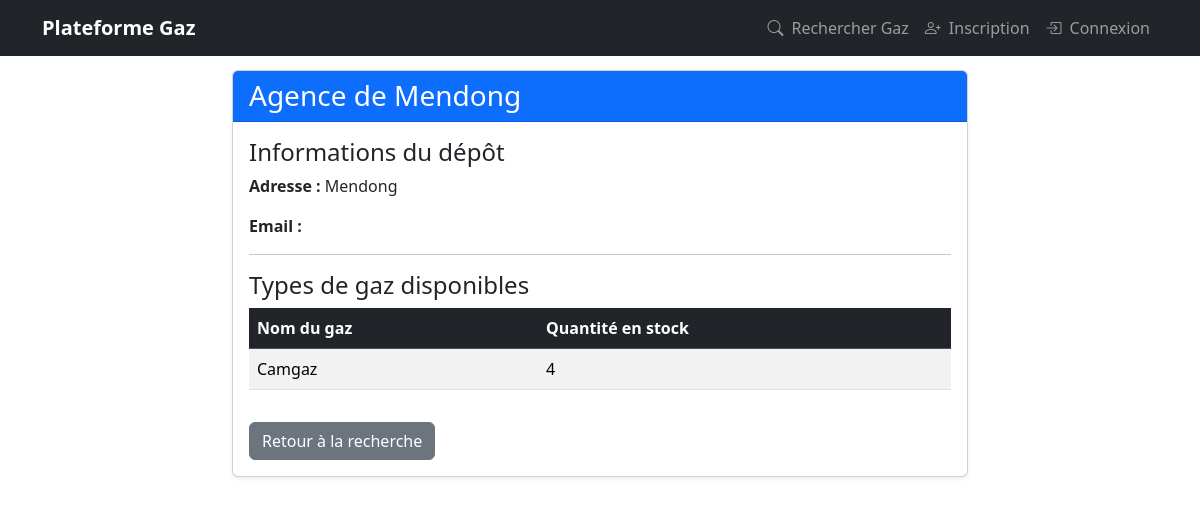
Before: /depot/1/ with the older database file.
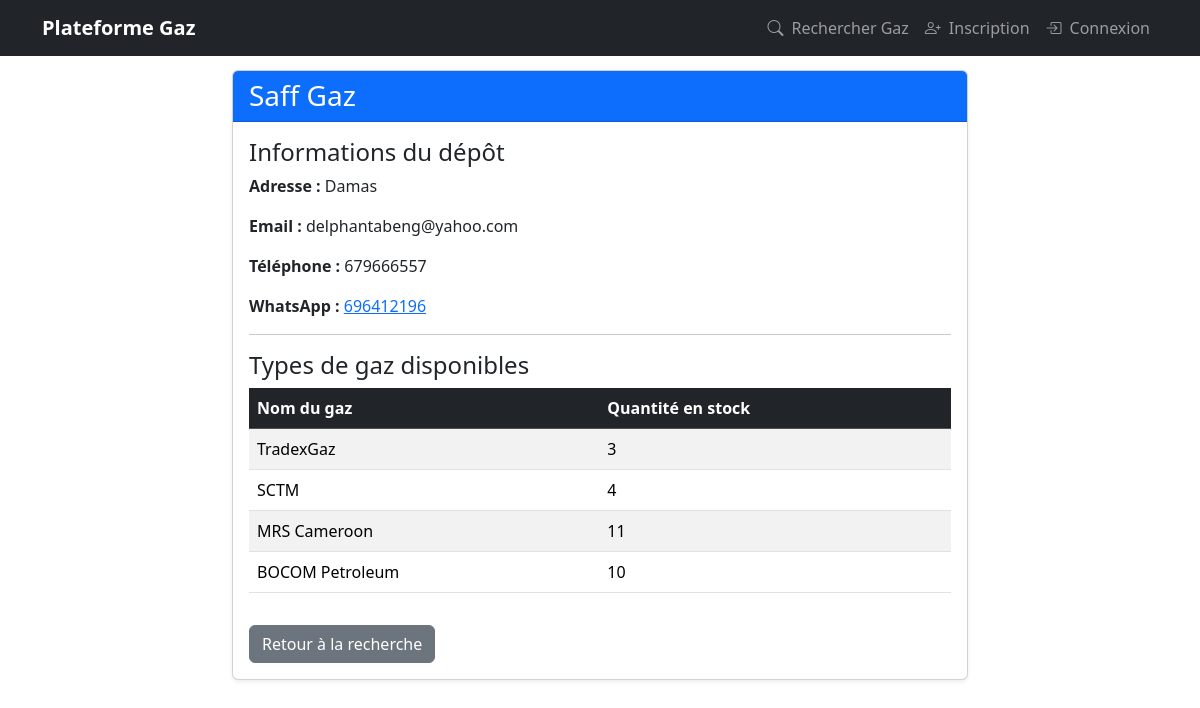
After: the same page with the newer database file.
### gestion_gaz/models.py (models this page shows, shortened)
class Depot(models.Model):
    nom = models.CharField(max_length=100)
    adresse = models.TextField()
    proprietaire = models.OneToOneField(User, on_delete=models.CASCADE, related_name='depot')
    date_creation = models.DateTimeField(auto_now_add=True)
    telephone = models.CharField(max_length=20, blank=True, null=True)
    whatsapp = models.CharField(max_length=20, blank=True, null=True)

class TypeGaz(models.Model):
    TYPE_GAZ_CHOICES = [
        ('TradexGaz', 'TradexGaz'),
        ('GPL', 'GPL'),
        ('SCTM', 'SCTM'),
        ('TotalEnergies', 'TotalEnergies'),
        ('Afriquia Gaz', 'Afriquia Gaz'),
        ('Camgaz', 'Camgaz'),
        ('GlocalGaz', 'GlocalGaz'),
        ('Gaz du Cameroun', 'Gaz du Cameroun (GDC)'),
        ('MRS Cameroon', 'MRS Cameroon'),
        ('BOCOM Petroleum', 'BOCOM Petroleum'),
    ]
    nom = models.CharField(max_length=50, choices=TYPE_GAZ_CHOICES)
    depot = models.ForeignKey(Depot, related_name='types_gaz', on_delete=models.CASCADE)
    est_disponible = models.BooleanField(default=True)
    quantite_stock = models.PositiveIntegerField(default=0)
    class Meta:
        constraints = [
            models.UniqueConstraint(fields=['nom', 'depot'], name='unique_nom_depot')
        ]

### gestion_gaz/views.py (the view)
# urls.py: path('depot/<int:pk>/', views.vitrine_depot, name='vitrine_depot'),
def vitrine_depot(request, pk):
    depot = get_object_or_404(Depot, pk=pk)
    types_gaz = TypeGaz.objects.filter(depot=depot, est_disponible=True, quantite_stock__gt=0)
    return render(request, 'vitrine_depot.html', {'depot': depot, 'types_gaz': types_gaz})

### gestion_gaz/templates/vitrine_depot.html
{% extends 'base.html' %}
{% block contenu %}
<div class="row">
    <div class="col-md-8 mx-auto">
        <div class="card shadow-sm mb-4">
            <div class="card-header bg-primary text-white">
                <h3 class="mb-0">{{ depot.nom }}</h3>
            </div>
            <div class="card-body">
                <h4 class="card-title">Informations du dépôt</h4>
                <p><strong>Adresse :</strong> {{ depot.adresse }}</p>
                <p><strong>Email :</strong> {{ depot.proprietaire.email }}</p>
                {% if depot.telephone %}
                    <p><strong>Téléphone :</strong> {{ depot.telephone }}</p>
                {% endif %}
                {% if depot.whatsapp %}
                    <p><strong>WhatsApp :</strong> <a href="https://wa.me/{{ depot.whatsapp|urlencode }}" target="_blank">{{ depot.whatsapp }}</a></p>
                {% endif %}
                <hr>
                <h4 class="card-title">Types de gaz disponibles</h4>
                {% if types_gaz %}
                    <div class="table-responsive">
                        <table class="table table-striped table-hover">
                            <thead class="table-dark">
                                <tr>
                                    <th>Nom du gaz</th>
                                    <th>Quantité en stock</th>
                                </tr>
                            </thead>
                            <tbody>
                                {% for type_gaz in types_gaz %}
                                <tr>
                                    <td>{{ type_gaz.nom }}</td>
                                    <td>{{ type_gaz.quantite_stock }}</td>
                                </tr>
                                {% endfor %}
                            </tbody>
                        </table>
                    </div>
                {% else %}
                    <div class="alert alert-info">
                        Aucun gaz disponible dans ce dépôt.
                    </div>
                {% endif %}
                <a href="{% url 'recherche_gaz' %}" class="btn btn-secondary mt-3">Retour à la recherche</a>
            </div>
        </div>
    </div>
</div>
{% endblock %}

### gestion_gaz/templates/base.html (shortened to what this page needs)
<!DOCTYPE html>
<html lang="fr">
<head>
    <link href="https://cdn.jsdelivr.net/npm/bootstrap@5.3.2/dist/css/bootstrap.min.css" rel="stylesheet">
    <link href="https://cdn.jsdelivr.net/npm/bootstrap-icons/font/bootstrap-icons.css" rel="stylesheet">
</head>
<body>
    <nav class="navbar navbar-expand-lg navbar-dark bg-dark fixed-top">
        <div class="container">
            <a class="navbar-brand" href="{% url 'accueil' %}">Plateforme Gaz</a>
            <div class="collapse navbar-collapse" id="navbarNav">
                <ul class="navbar-nav ms-auto">
                    {% if user.is_authenticated %}
                        {% if user.depot %}
                            <li class="nav-item dropdown">
                                <a class="nav-link dropdown-toggle" href="#" id="depotMenu" role="button" data-bs-toggle="dropdown" aria-expanded="false">
                                    <i class="bi bi-shop"></i> Gestion Dépôt
                                </a>
                                <ul class="dropdown-menu dropdown-menu-end" aria-labelledby="depotMenu">
                                    <li><a class="dropdown-item" href="{% url 'ajouter_type_gaz' %}"><i class="bi bi-plus-circle"></i> Ajouter Type de Gaz</a></li>
                                    <li><a class="dropdown-item" href="{% url 'liste_types_gaz' %}"><i class="bi bi-list-ul"></i> Mes Types de Gaz</a></li>
                                </ul>
                            </li>
                        {% else %}
                            <li class="nav-item">
                                <a class="nav-link" href="{% url 'recherche_gaz' %}"><i class="bi bi-search"></i> Rechercher Gaz</a>
                            </li>
                        {% endif %}
                        <li class="nav-item user-info">
                            <i class="bi bi-person-circle"></i>
                            <span>{{ user.username }}</span>
                        </li>
                        <li class="nav-item">
                            <a class="nav-link" href="{% url 'logout' %}"><i class="bi bi-box-arrow-right"></i> Déconnexion</a>
                        </li>
                    {% else %}
                        <li class="nav-item">
                            <a class="nav-link" href="{% url 'recherche_gaz' %}"><i class="bi bi-search"></i> Rechercher Gaz</a>
                        </li>
                        <li class="nav-item">
                            <a class="nav-link" href="{% url 'inscription' %}"><i class="bi bi-person-plus"></i> Inscription</a>
                        </li>
                        <li class="nav-item">
                            <a class="nav-link" href="{% url 'login' %}"><i class="bi bi-box-arrow-in-right"></i> Connexion</a>
                        </li>
                    {% endif %}
                </ul>
            </div>
        </div>
    </nav>
    <div class="container">
        {% block contenu %}
        {% endblock %}
    </div>
</body>
</html>

### gestion_gaz/templates/base.html (style rules this page uses)
body { padding-top: 70px; }
.navbar-brand { font-weight: bold; }
.navbar-nav .nav-link { display: flex; align-items: center; gap: 8px; }

Changed rows visible on the page:
changed Depot: nom "Agence de Mendong" → "Saff Gaz"; adresse "Mendong" → "Damas"; proprietaire.email (not shown) → "delphantabeng@yahoo.com"; telephone (not shown) → "679666557"; whatsapp (not shown) → "696412196"
changed TypeGaz: nom "Camgaz" → "TradexGaz"; quantite_stock "4" → "3"
now on this page (row edited): TypeGaz: nom "SCTM", quantite_stock "4"
now on this page (row edited): TypeGaz: nom "MRS Cameroon", quantite_stock "11"
now on this page (row edited): TypeGaz: nom "BOCOM Petroleum", quantite_stock "10"
Other visible differences:
text now shown: "Téléphone : WhatsApp :"
